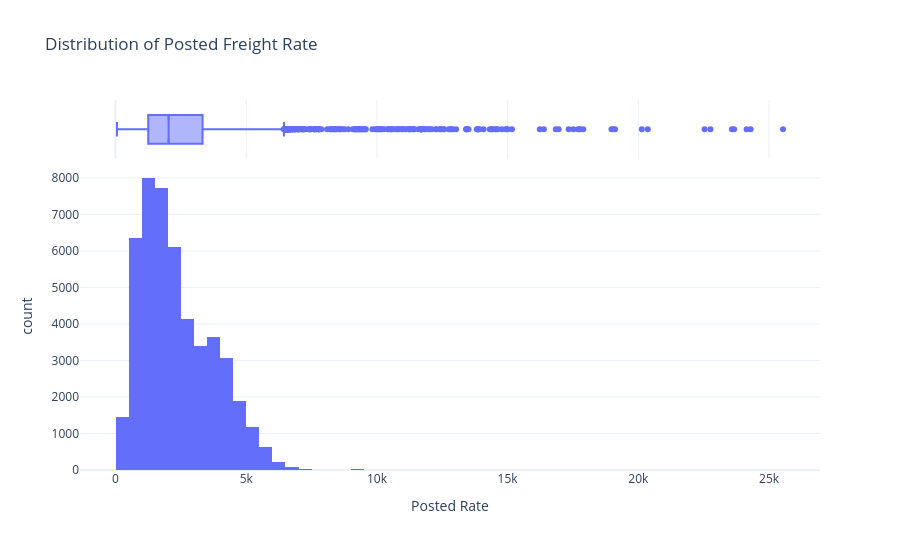

The notebook cell this image was saved under:
### Code cell
fig = px.histogram(
    df,
    x=TARGET,
    nbins=80,
    marginal="box",
    title="Distribution of Posted Freight Rate",
    labels={TARGET: "Posted Rate"},
    hover_data=[TARGET]
)

fig.update_layout(
    template="plotly_white",
    height=550
)

fig.show()

### Figure 1 — Plotly figure (JSON) as saved in the notebook; plotly's stock layout.template omitted (floating-point values rounded to 4 significant figures; data arrays with more than 128 entries replaced by an {"elided": "..."} marker saying what was removed)
{"data": [{"bingroup": "x", "hovertemplate": "Posted Rate=%{x}<br>count=%{y}<extra></extra>", "legendgroup": "", "marker": {"color": "#636efa", "pattern": {"shape": ""}}, "name": "", "nbinsx": 80, "orientation": "v", "showlegend": false, "type": "histogram", "x": {"elided": "48000 float values"}, "xaxis": "x", "yaxis": "y"}, {"hovertemplate": "Posted Rate=%{x}<extra></extra>", "legendgroup": "", "marker": {"color": "#636efa"}, "name": "", "notched": true, "showlegend": false, "type": "box", "x": {"elided": "48000 float values"}, "xaxis": "x2", "yaxis": "y2"}], "layout": {"barmode": "relative", "height": 550, "legend": {"tracegroupgap": 0}, "title": {"text": "Distribution of Posted Freight Rate"}, "xaxis": {"anchor": "y", "domain": [0, 1], "title": {"text": "Posted Rate"}}, "xaxis2": {"anchor": "y2", "domain": [0, 1], "matches": "x", "showgrid": true, "showticklabels": false}, "yaxis": {"anchor": "x", "domain": [0, 0.8316], "title": {"text": "count"}}, "yaxis2": {"anchor": "x2", "domain": [0.8416, 1], "matches": "y2", "showgrid": false, "showline": false, "showticklabels": false, "ticks": ""}}}
